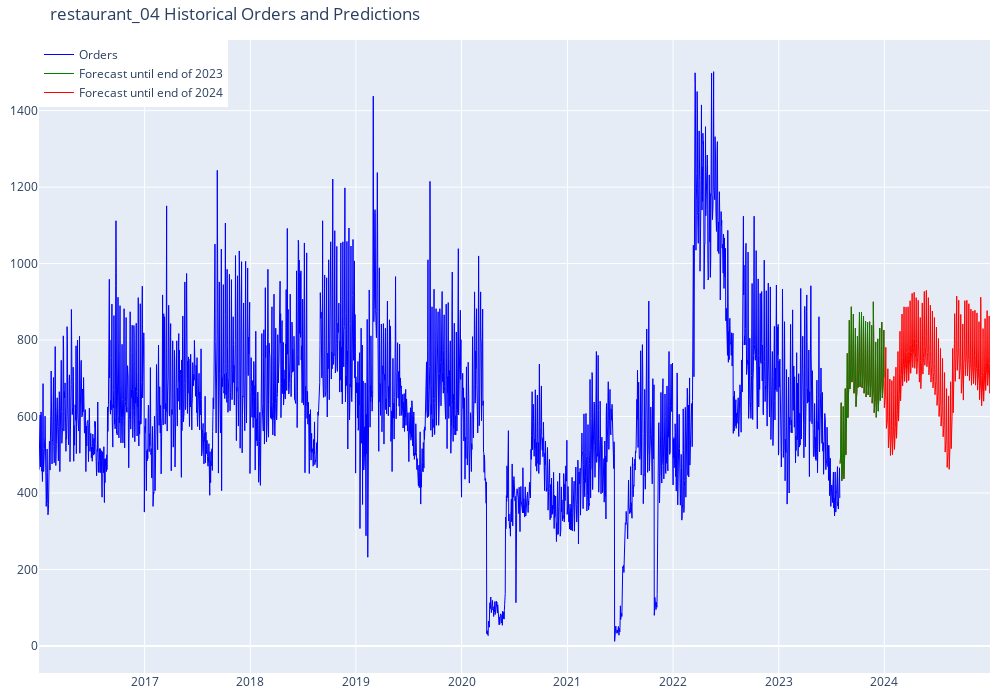

Notebook source saved alongside this figure:
### Code cell
hd.plot_chart(df, pred2023, pred2024, res_name)

### Figure 1 — Plotly figure (JSON) as saved in the notebook; plotly's stock layout.template omitted (floating-point values rounded to 4 significant figures; data arrays with more than 128 entries replaced by an {"elided": "..."} marker saying what was removed)
{"data": [{"line": {"color": "red", "width": 1}, "name": "Forecast until end of 2024", "type": "scatter", "x": {"elided": "519 str values"}, "y": {"elided": "519 int values"}}, {"line": {"color": "green", "width": 1}, "name": "Forecast until end of 2023", "type": "scatter", "x": {"elided": "153 str values"}, "y": {"elided": "153 int values"}}, {"line": {"color": "blue", "width": 1}, "name": "Orders", "type": "scatter", "x": {"elided": "2768 str values"}, "y": {"elided": "2768 int values"}}], "layout": {"height": 700, "legend": {"orientation": "v", "traceorder": "reversed", "x": 0, "y": 1}, "margin": {"b": 10, "l": 10, "r": 10, "t": 40}, "title": {"text": "restaurant_04 Historical Orders and Predictions"}, "width": 1000}}
